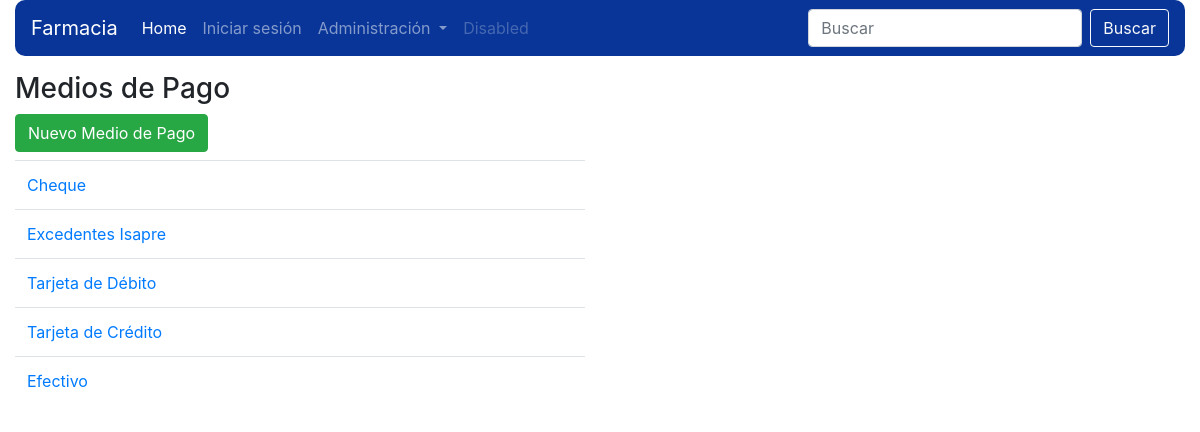
The page /medios_pago.php on the database its author committed.
### tables this page shows
CREATE TABLE `medios_pago` (
  `id` int(11) NOT NULL,
  `nombre` varchar(50) NOT NULL,
  `created_at` datetime DEFAULT NULL,
  `updated_at` datetime DEFAULT NULL
);

### class/modelo.php (called while the page is built, shortened)
<?php
class Modelo
{
	public function __construct(){
		$this->_db = new Database;
	}
}

### class/medpagosModel.php (called while the page is built, shortened)
<?php
require('modelo.php');
class medPagosModel extends Modelo
{
	public function getMedPagos(){
		$medpagos = $this->_db->query("SELECT id, nombre FROM medios_pago ORDER BY id DESC");
		return $medpagos->fetchall();
	}
}

### medios_pago.php (the view, shortened to what this page needs)
<?php
require('class/medpagosModel.php');
$medpagos = new medpagosModel;
$res = $medpagos->getMedPagos();
?>
<!DOCTYPE html>
<html>
<head>
	<link rel="stylesheet" href="https://stackpath.bootstrapcdn.com/bootstrap/4.4.1/css/bootstrap.min.css">
</head>
<body>
	<div class="container-fluid">
		<?php include('header.php'); ?>
		<div class="row">
			<div class="col-md-6 mt-3">
				<h3>Medios de Pago</h3>
				<a href="addMedPagos.php" class="btn btn-success">Nuevo Medio de Pago</a>
				<?php if(isset($res) && count($res)): ?>
					<table class="table table-hover" style="margin-top: 8px">
						<?php foreach($res as $r): ?>
							<tr>
								<td>
									<a href="verMedPagos.php?id=<?php echo $r['id']; ?>"><?php echo $r['nombre']; ?></a>
								</td>
							</tr>
						<?php endforeach; ?>
					</table>
				<?php else: ?>
					<p class="text-info mt-3">No hay roles registrados</p>
				<?php endif; ?>
			</div>
		</div>
	</div>
</body>
</html>

### rows shown on the page
medios_pago: nombre "Cheque"
medios_pago: nombre "Excedentes Isapre"
medios_pago: nombre "Tarjeta de Débito"
medios_pago: nombre "Tarjeta de Crédito"
medios_pago: nombre "Efectivo"
